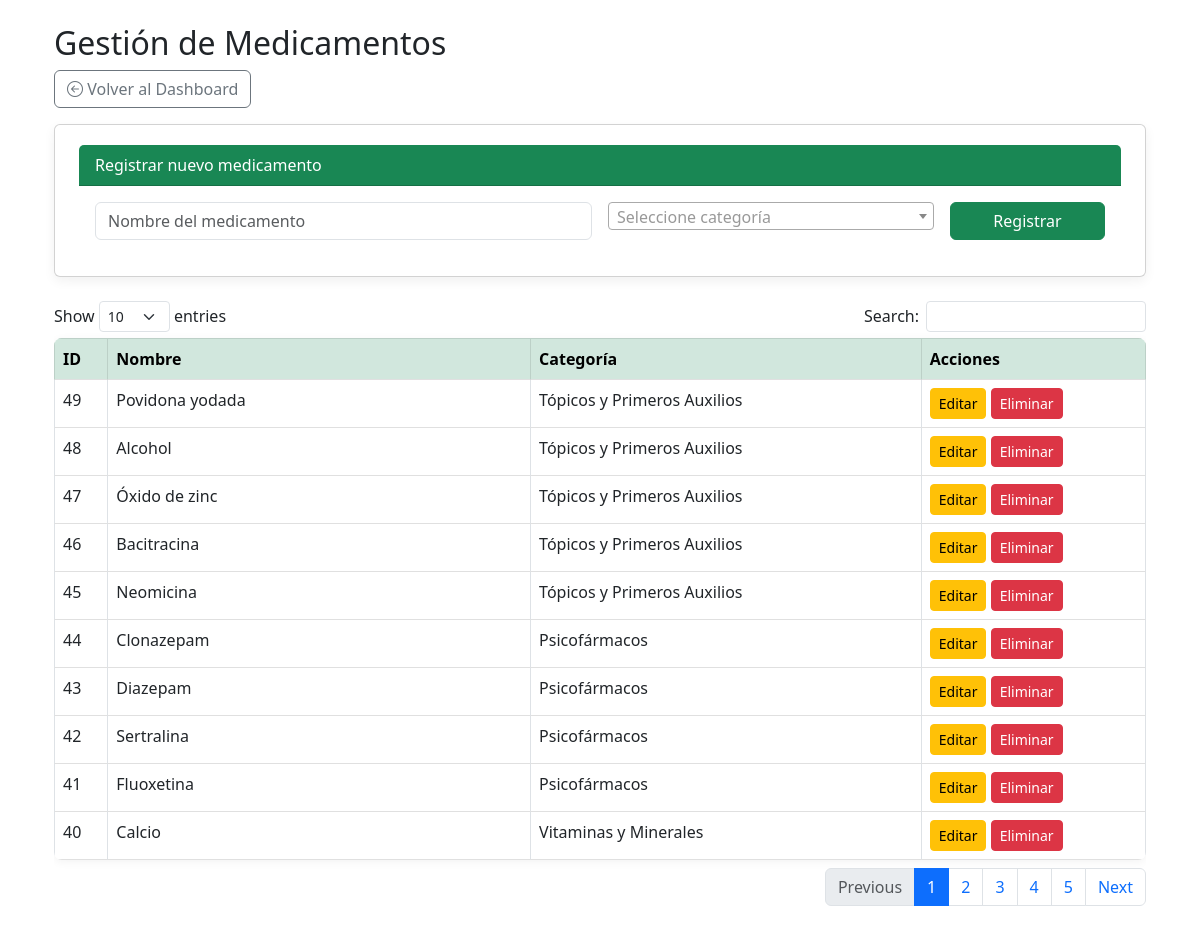
The app's page /frontend/views/medicamentos.php (signed in) with its own data.
### tables this page shows
CREATE TABLE medicamentos (
  id_medicamento int NOT NULL,
  nombre varchar(100) NOT NULL,
  id_categoria int NOT NULL
);

CREATE TABLE categorias (
  id_categoria int NOT NULL,
  nombre varchar(100) NOT NULL
);

### frontend/views/medicamentos.php (the view, shortened to what this page needs)
<?php
require '../../backend/config/conexion.php';
$stmt = $conn->prepare("SELECT m.id_medicamento, m.nombre, c.nombre AS categoria, c.id_categoria
                        FROM Medicamentos m
                        JOIN Categorias c ON m.id_categoria = c.id_categoria
                        ORDER BY m.id_medicamento DESC");
$stmt->execute();
$medicamentos = $stmt->fetchAll(PDO::FETCH_ASSOC);
?>
<!DOCTYPE html>
<html lang="es">
<head>
  <link rel="stylesheet" href="../assets/css/dashboard.css">
  <link rel="stylesheet" href="https://cdn.jsdelivr.net/npm/bootstrap-icons/font/bootstrap-icons.css">
  <link rel="stylesheet" href="https://cdn.jsdelivr.net/npm/bootstrap@5.3.0/dist/css/bootstrap.min.css">
  <link rel="stylesheet" href="https://cdn.datatables.net/1.13.6/css/dataTables.bootstrap5.min.css">
  <link href="https://cdn.jsdelivr.net/npm/select2@4.1.0-rc.0/dist/css/select2.min.css" rel="stylesheet" />
</head>
<body>
  <div class="container p-4">
    <h2>Gestión de Medicamentos</h2>
    <a href="dashboard_admin.php" class="btn btn-outline-secondary mb-3">
      <i class="bi bi-arrow-left-circle"></i> Volver al Dashboard
    </a>
    <div class="card mb-4">
      <div class="card-header bg-success text-white">Registrar nuevo medicamento</div>
      <div class="card-body">
        <form method="POST">
          <div class="row g-3">
            <div class="col-md-6">
              <input type="text" name="nombre" class="form-control" placeholder="Nombre del medicamento" required>
            </div>
            <div class="col-md-4">
            </div>
            <div class="col-md-2 d-grid">
              <button class="btn btn-success" name="crear">Registrar</button>
            </div>
          </div>
        </form>
      </div>
    </div>
    <div class="table-responsive">
      <table id="tabla-medicamentos" class="table table-bordered table-hover">
        <thead class="table-success">
          <tr>
            <th>ID</th>
            <th>Nombre</th>
            <th>Categoría</th>
            <th>Acciones</th>
          </tr>
        </thead>
        <tbody>
          <?php foreach ($medicamentos as $med): ?>
            <tr>
              <td><?= $med['id_medicamento'] ?></td>
              <td><?= htmlspecialchars($med['nombre']) ?></td>
              <td><?= htmlspecialchars($med['categoria']) ?></td>
              <td>
                <button class="btn btn-warning btn-sm"
                        onclick="mostrarFormulario(<?= $med['id_medicamento'] ?>, '<?= htmlspecialchars($med['nombre'], ENT_QUOTES) ?>', <?= $med['id_categoria'] ?>)">
                  Editar
                </button>
                <a href="?eliminar=<?= $med['id_medicamento'] ?>" class="btn btn-danger btn-sm" onclick="return confirm('¿Eliminar este medicamento?')">Eliminar</a>
              </td>
            </tr>
          <?php endforeach; ?>
        </tbody>
      </table>
    </div>
  </div>
</body>
</html>

### frontend/assets/css/dashboard.css (style rules this page uses)
body { font-family: 'Mukta', sans-serif; margin: 0; min-height: 100vh; position: relative; background-color: #f2fdf5; }
body::before { content: ""; background: url('../img/fondo_login.jpg') no-repeat center center / cover; position: fixed; top: 0; left: 0; width: 100%; height: 100%; opacity: 0.35; z-index: -1; }
.container { max-width: 1200px; margin: auto; }
h2 { color: #2e7d32; font-size: 2rem; margin-bottom: 0.5rem; }
.card { flex: 1; min-width: 220px; background-color: #ffffff; padding: 1.25rem 1.5rem; border-radius: 12px; box-shadow: 0 4px 12px rgba(0, 0, 0, 0.06); font-size: 1rem; font-weight: 500; color: #333; }
table { width: 100%; border-collapse: collapse; background-color: #fff; border-radius: 8px; overflow: hidden; box-shadow: 0 2px 10px rgba(0, 0, 0, 0.05); }
table th, table td { padding: 1rem; border-bottom: 1px solid #e0e0e0; text-align: left; }
table th { background-color: #f0f0f0; color: #333; }
a { color: #508aeb; text-decoration: none; }

### records on screen
medicamentos: id_medicamento "49", nombre "Povidona yodada", id_categoria.nombre "Tópicos y Primeros Auxilios"
medicamentos: id_medicamento "48", nombre "Alcohol", id_categoria.nombre "Tópicos y Primeros Auxilios"
medicamentos: id_medicamento "47", nombre "Óxido de zinc", id_categoria.nombre "Tópicos y Primeros Auxilios"
medicamentos: id_medicamento "46", nombre "Bacitracina", id_categoria.nombre "Tópicos y Primeros Auxilios"
medicamentos: id_medicamento "45", nombre "Neomicina", id_categoria.nombre "Tópicos y Primeros Auxilios"
medicamentos: id_medicamento "44", nombre "Clonazepam", id_categoria.nombre "Psicofármacos"
medicamentos: id_medicamento "43", nombre "Diazepam", id_categoria.nombre "Psicofármacos"
medicamentos: id_medicamento "42", nombre "Sertralina", id_categoria.nombre "Psicofármacos"
medicamentos: id_medicamento "41", nombre "Fluoxetina", id_categoria.nombre "Psicofármacos"
medicamentos: id_medicamento "40", nombre "Calcio", id_categoria.nombre "Vitaminas y Minerales"
